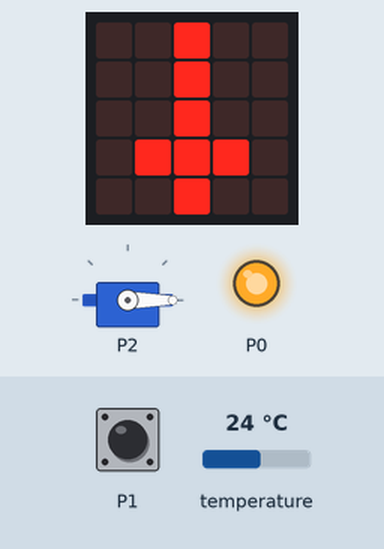
Recording of a program running on a simulated Calliope mini (MakeCode). Parts: the board's 5×5 LED display, servo, output pins drawn as LEDs (lit = HIGH). Inputs (shaded band) come from the test bench; at power-on: P1 LOW, temperature 24 °C.

Above: at 1.2 s.
1.3 s: P1 pulled HIGH for 1 s
At 2.3 s:
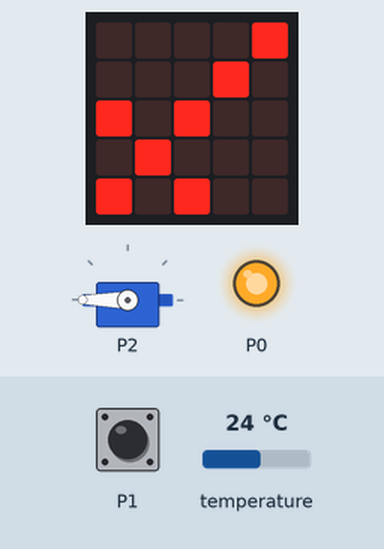
4.4 s: temperature set to 21.7 °C
5.9 s: temperature set to 20.2 °C
At 6.4 s:
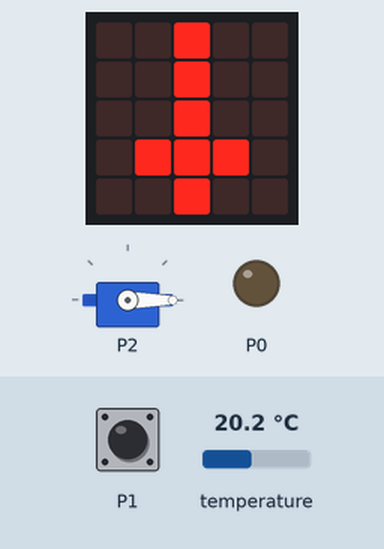
7.4 s: P1 pulled HIGH for 3.2 s
At 8.9 s:
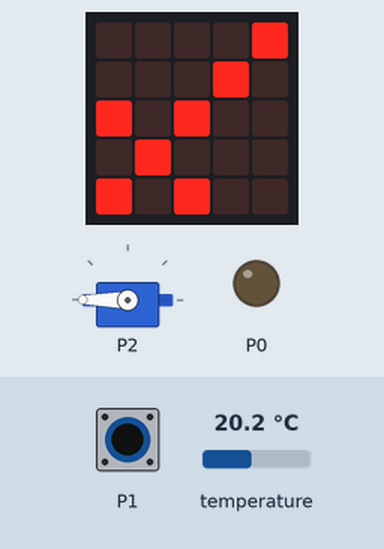
12.8 s: temperature set to 28 °C
At 13.2 s:
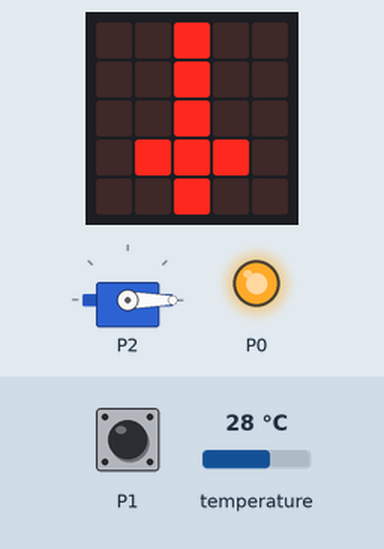
14.3 s: temperature set to 12 °C
At 15.4 s:
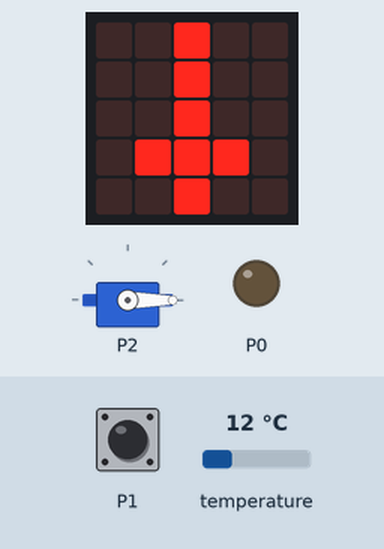
Timing chart, 0 to 16.8 s (numbered marks = the images above; inputs shaded):
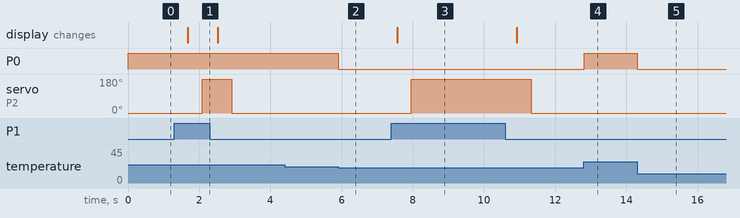

Measured:
- the behaviour switches between 21 and 20.9 °C on temperature (found by bisection; images 1 and 2)
- after the input at 1.3 s, servo on P2: 0° → 180° after 0.78 s, → 0° 0.84 s later; the display: changes after 0.38 s (image 1)
- after the input at 4.4 s, every drawn part: stays the same
- after the input at 5.9 s, P0: HIGH → LOW at once
- after the input at 7.4 s, servo on P2: 0° → 180° after 0.56 s, → 0° 3.4 s later; the display: changes after 0.16 s (image 3)
- after the input at 12.8 s, P0: LOW → HIGH at once
- after the input at 14.3 s, P0: HIGH → LOW at once

The program:

main.ts
```typescript
basic.forever(function () {
    if (input.temperature() > 20) {
        pins.digitalWritePin(DigitalPin.P0, 1)
    } else {
        pins.digitalWritePin(DigitalPin.P0, 0)
    }
})
basic.forever(function () {
    if (pins.digitalReadPin(DigitalPin.P1) == 1) {
        basic.showLeds(`
            . . . . #
            . . . # .
            # . # . .
            . # . . .
            # . # . .
            `)
        pins.servoWritePin(AnalogPin.P2, 180)
    } else {
        basic.showLeds(`
            . . # . .
            . . # . .
            . . # . .
            . # # # .
            . . # . .
            `)
        pins.servoWritePin(AnalogPin.P2, 0)
    }
})
```

test.ts
```typescript
// Hier kann man Tests durchführen; diese Datei wird nicht kompiliert, wenn dieses Paket als Erweiterung verwendet wird.
```
